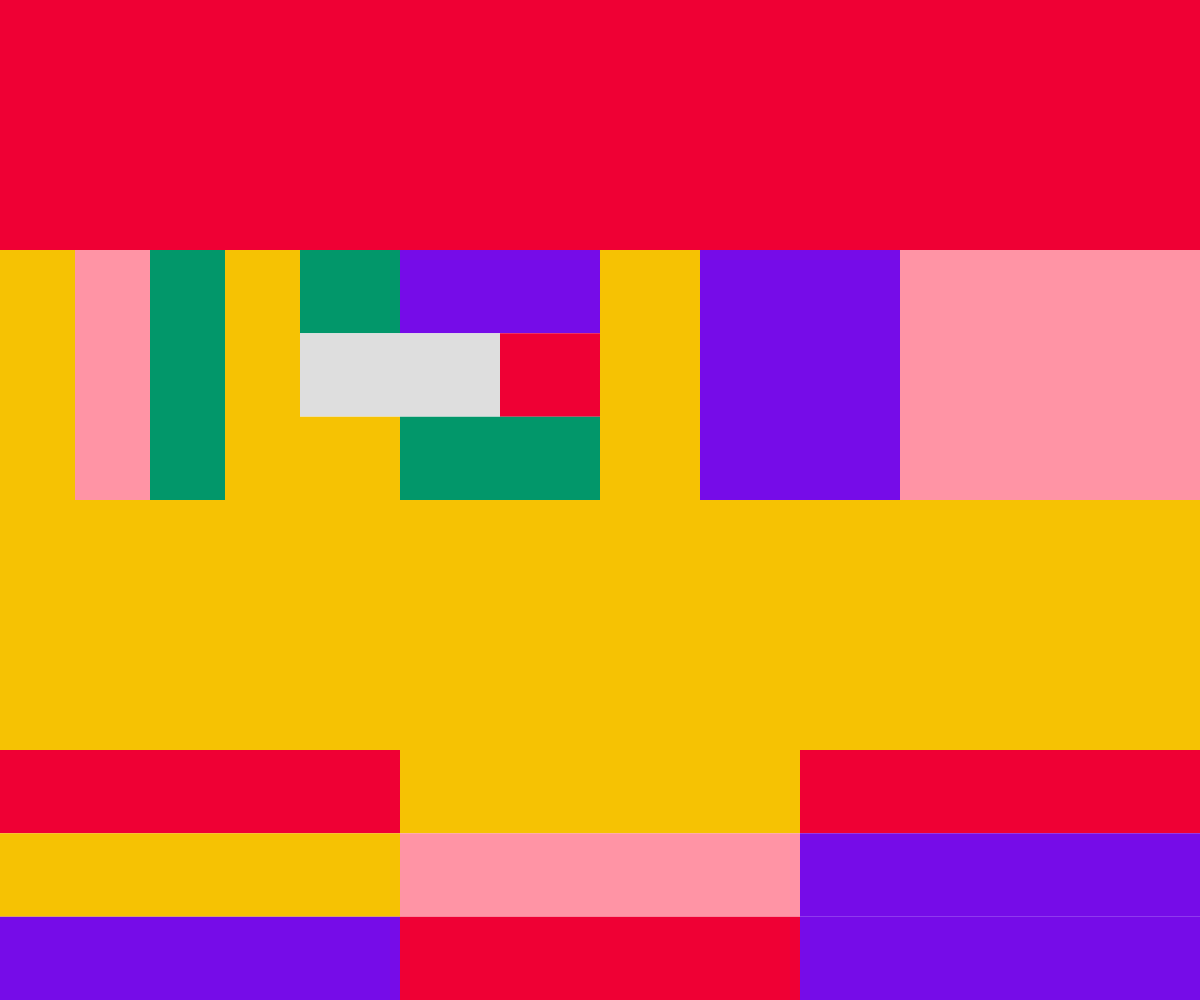
Frame 1 (no input)
Frame 2 (the mouse pressed at the canvas centre, redrawn once): identical to frame 1, image omitted

The p5.js sketch that drew this single still picture (run headless with seeded random() and noise() and a simulated clock; the mouse was pressed at the canvas centre and the sketch redrawn once):

// p5.js sketch
// ── sketch.js
let maxDepth=6;
let colors=[];

function setup () {
  	createCanvas(windowWidth,windowHeight);
  	noLoop();
	noFill();
	noStroke();
	colors = [
						color(118,12,232), 		//magenta
						color(239,0,52), 			//red
						color(2,151,106), 		//green
						color(246,194,3), 		//yellow
						color(255,148,165), 	//pink
						color(222,222,222), 	//gray
					]
	
	drawGrid(0,0, width, height, true);
}

function draw() {}

function drill(){
	return random()>0.5;
}

function getColor(repeat){
	return random( colors );
}

function drawGrid(x, y, w, h, dig, depth){
	depth = depth || 0;

	let split = random([2,3,4]);
	let w2 = (w / random([1,split]));
	let h2 = (h / random([1,split]));
	
	for(let x1=0; x1 < w; x1 += w2){
		for(let y1=0; y1 < h; y1 += h2){
			
			if(dig && depth < maxDepth){
				drawGrid(x+x1, y+y1, w2,h2, drill(), ++depth);
			}else{
				drawCell(	x+x1, y+y1, w2, h2)
			}
			
		}
	}	
}


function drawCell(x,y,w,h){
		let r = getColor();
		let c = getColor();
		push()
		fill( r );
		rect(x,y,w,h);
		while( r == c ){
			c = getColor();
		}
		pop();
}

function windowResized () {
  resizeCanvas(windowWidth, windowHeight);
}
